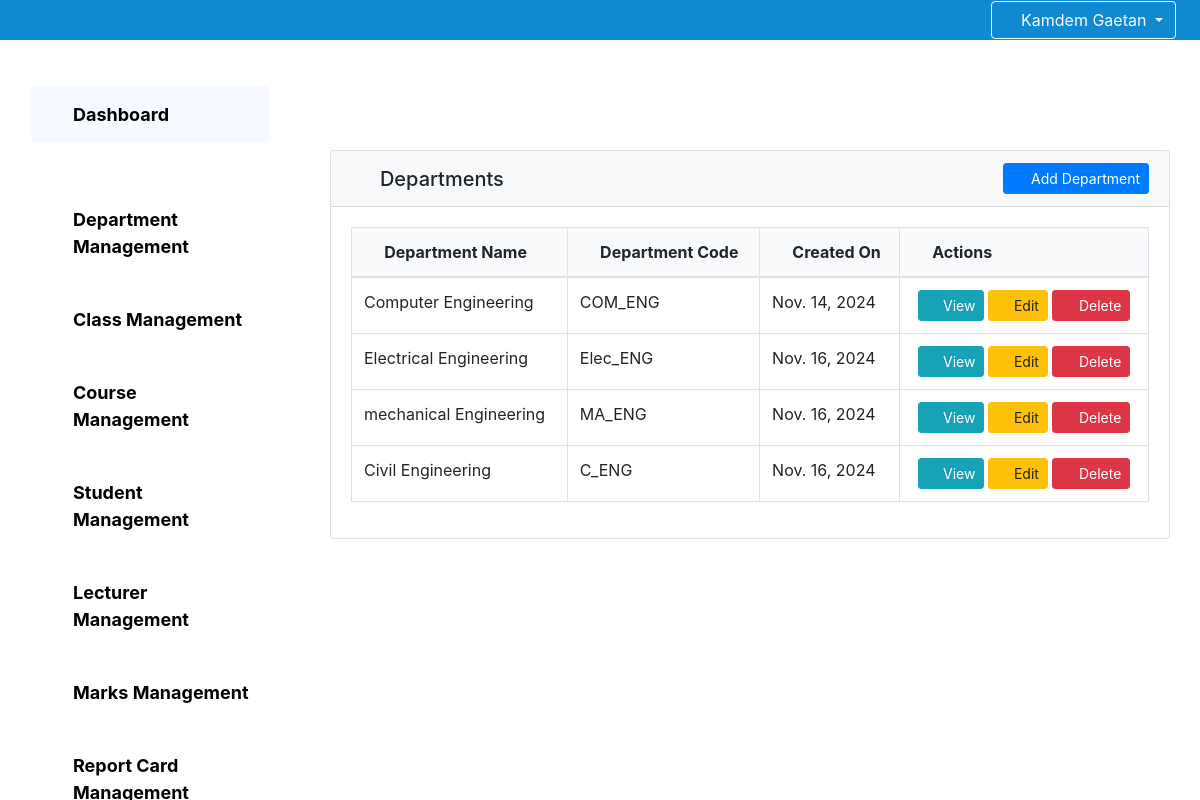
Screenshot of /administration/managedepartment/ (signed in) with the database file from the repository.
### core/models.py (models this page shows, shortened)
class Department(models.Model):
    creator=models.ForeignKey(Administrator,on_delete=models.DO_NOTHING)
    departmentcode=models.CharField(max_length=20)
    departmentname=models.CharField(max_length=255)
    creationdate=models.DateField(default=timezone.now)

### core/Administration/views.py (the view)
# urls.py: path('managedepartment/',views_administration.managedepartments, name='managedepartment'),
@login_required
def managedepartments(request):
    departments=Department.objects.all
    return render(request,'administration/managedepartment.html',{"departments":departments})

### template/Administration/managedepartment.html (shortened to what this page needs)
{% extends "Administration/base.html" %}
{% block dash %}
<div class="container" style="margin-top: 80px; margin-bottom: 80px;">
    <div class="row">
      <div class="col-md-12">
        <div class="card">
          <div class="card-header bg-light d-flex justify-content-between align-items-center">
            <h5 class="mb-0"><i class="fa fa-building mr-2"></i> Departments</h5>
            <a href="{% url 'administration:createdepartment' %}" class="btn btn-primary btn-sm">
              <i class="fa fa-plus-circle mr-1"></i> Add Department
            </a>
          </div>
          <div class="card-body">
            <div class="table-responsive">
              <table class="table table-bordered table-hover">
                <thead>
                  <tr class="bg-light">
                    <th><i class="fa fa-list-alt mr-1"></i> Department Name</th>
                    <th><i class="fa fa-barcode mr-1"></i> Department Code</th>
                    <th><i class="fa fa-clock mr-1"></i> Created On</th>
                    <th><i class="fa fa-tools mr-1"></i> Actions</th>
                  </tr>
                </thead>
                <tbody>
                  {% for department in departments %}
                  <tr>
                    <td>{{ department.departmentname }}</td>
                    <td>{{ department.departmentcode }}</td>
                    <td>{{ department.creationdate }}</td>
                    <td>
                      <div class="d-flex justify-content-center">
                        <a href="{% url 'administration:viewdepartment' department.id %}" class="btn btn-info btn-sm mr-1 d-flex align-items-center">
                          <i class="fa fa-eye mr-1" style="font-size: 16px;"></i> View
                        </a>
                        <a href="{% url 'administration:updatedepartment' department.id %}" class="btn btn-warning btn-sm mr-1 d-flex align-items-center">
                          <i class="fa fa-edit mr-1" style="font-size: 16px;"></i> Edit
                        </a>
                        <button
                            type="button"
                            class="btn btn-danger btn-sm d-flex align-items-center"
                            data-toggle="modal"
                            data-target="#deleteModal"
                            data-id="{{ department.id }}">
                            <i class="fa fa-trash mr-1" style="font-size: 18px;"></i> Delete
                        </button>
                      </div>
                    </td>
                  </tr>
                  {% empty %}
                  <tr>
                    <td colspan="4" class="text-center">No departments available.</td>
                  </tr>
                  {% endfor %}
                </tbody>
              </table>
            </div>
          </div>
        </div>
      </div>
    </div>
</div>
{% endblock dash %}

### template/base.html (shortened to what this page needs)
{% load static %}
<!DOCTYPE html>
<html lang="en">
<head>
    <link rel="stylesheet" href='{% static "fontawesome/css/all.min.css" %}'>
    {% load bootstrap4 %}
    {% bootstrap_css %}
</head>
<body>
    <nav class="navbar navbar-expand-lg navbar-light bg-primary navbar-fixed">
        <form class="form-inline ml-auto">
            {% if request.user.is_authenticated %}
                <div class="dropdown">
                    <button class="btn btn-outline-light dropdown-toggle" type="button" id="userDropdown" data-toggle="dropdown" aria-haspopup="true" aria-expanded="false">
                        <i class="fas fa-user"></i> {{ request.user.get_full_name|title }}
                    </button>
                </div>
            {% endif %}
        </form>
    </nav>
    <div class="content-wrapper">
        {% block content %}{% endblock content %}
    </div>
    <link rel="stylesheet" href="https://unpkg.com/bootoast@1.0.1/dist/bootoast.min.css">
</body>
</html>

### template/base.html (style rules this page uses)
.navbar-fixed { position: fixed; top: 0; width: 100%; z-index: 1000; background-color: rgb(16, 137, 211) !important; padding:0px 2vw 0vw 5vw!important;I }
.content-wrapper { padding-top: 70px; }

### rows the page displays
Department: departmentname "Computer Engineering", departmentcode "COM_ENG", creationdate "Nov. 14, 2024"
Department: departmentname "Electrical Engineering", departmentcode "Elec_ENG", creationdate "Nov. 16, 2024"
Department: departmentname "mechanical Engineering", departmentcode "MA_ENG", creationdate "Nov. 16, 2024"
Department: departmentname "Civil Engineering", departmentcode "C_ENG", creationdate "Nov. 16, 2024"

### other values shown
{{ request.user.get_full_name|title }} "Kamdem Gaetan"
